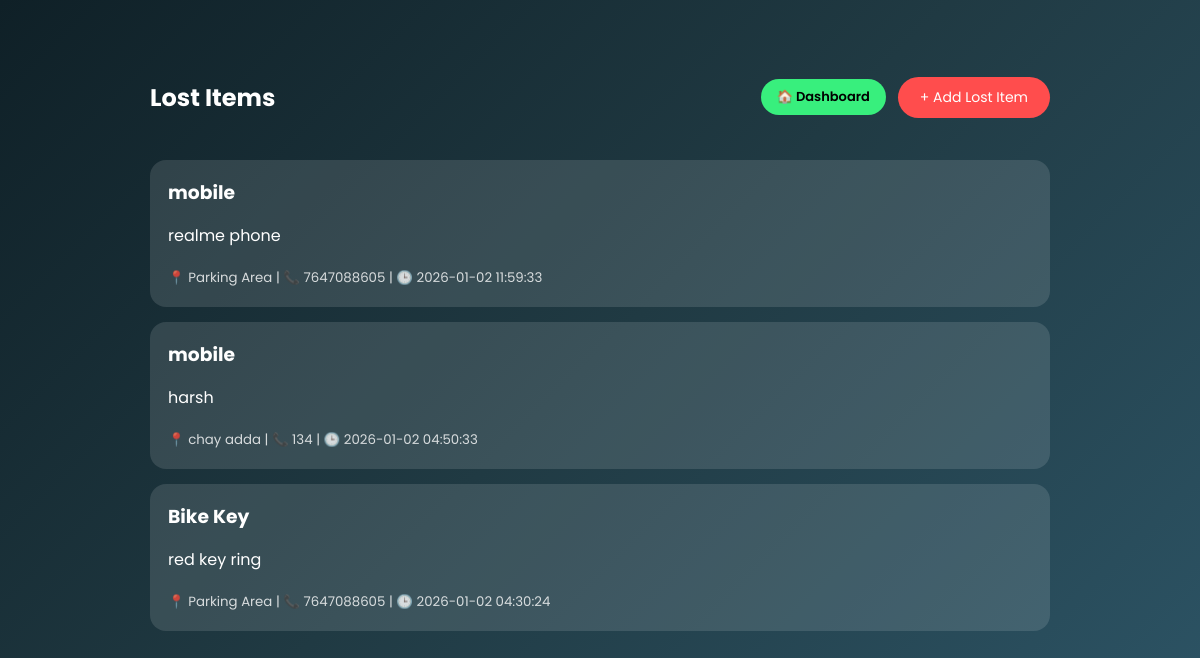
/LostFound/user/report_lost.php (signed in), run on the app's committed database.
### tables this page shows
CREATE TABLE `items` (
  `id` int(11) NOT NULL,
  `user_email` varchar(255) NOT NULL,
  `user_id` int(11) DEFAULT NULL,
  `item_type` enum('Lost','Found') NOT NULL,
  `item_name` varchar(100) NOT NULL,
  `name` varchar(100) NOT NULL,
  `location` varchar(150) NOT NULL,
  `description` text DEFAULT NULL,
  `contact` varchar(100) NOT NULL,
  `reported_at` timestamp NOT NULL DEFAULT current_timestamp()
);

### LostFound/user/report_lost.php (the view, shortened to what this page needs)
<?php
include "../config/db.php";
$q = mysqli_query($conn,"
    SELECT items.*, users.name
    FROM items
    JOIN users ON items.user_id = users.id
    WHERE items.item_type='Lost'
    ORDER BY items.reported_at DESC
");
?>
<!DOCTYPE html>
<html lang="en">
<head>
</head>
<body>
<div class="container">
<div class="header">
    <h2>Lost Items</h2>
    <div class="right">
        <a href="dashboard.php" class="dash-btn">🏠 Dashboard</a>
        <a href="add_lost.php" class="add-btn">+ Add Lost Item</a>
    </div>
</div>
<?php while($row = mysqli_fetch_assoc($q)){ ?>
<div class="card">
    <h3><?php echo htmlspecialchars($row['item_name']); ?></h3>
    <p><?php echo htmlspecialchars($row['description']); ?></p>
    <small>
        📍 <?php echo htmlspecialchars($row['location']); ?> |
        📞 <?php echo htmlspecialchars($row['contact']); ?> |
        🕒 <?php echo $row['reported_at']; ?>
    </small>
</div>
<?php } ?>
</div>
</body>
</html>

### LostFound/user/report_lost.php (style rules this page uses)
body { margin:0; font-family:Poppins; background:linear-gradient(135deg,#0f2027,#203a43,#2c5364); color:#fff; }
.container { max-width:900px; margin:40px auto; padding:20px; }
.card { background:rgba(255,255,255,0.12); padding:18px; border-radius:16px; margin-bottom:15px; }
.card h3 { margin:0 }
.card small { opacity:.8 }
.header { display:flex; justify-content:space-between; align-items:center; margin-bottom:25px; }
.right { display:flex; align-items:center; gap:12px; }
.dash-btn { background:#38ef7d; padding:8px 16px; border-radius:20px; color:#000; text-decoration:none; font-size:13px; font-weight:600; }
.add-btn { background:#ff4d4d; padding:10px 22px; border-radius:25px; color:#fff; text-decoration:none; font-size:14px; }

### data on the page
items: item_name "mobile", description "realme phone", location "Parking Area", contact "7647088605", reported_at "2026-01-02 11:59:33"
items: item_name "mobile", description "harsh", location "chay adda", contact "134", reported_at "2026-01-02 04:50:33"
items: item_name "Bike Key", description "red key ring", location "Parking Area", contact "7647088605", reported_at "2026-01-02 04:30:24"
